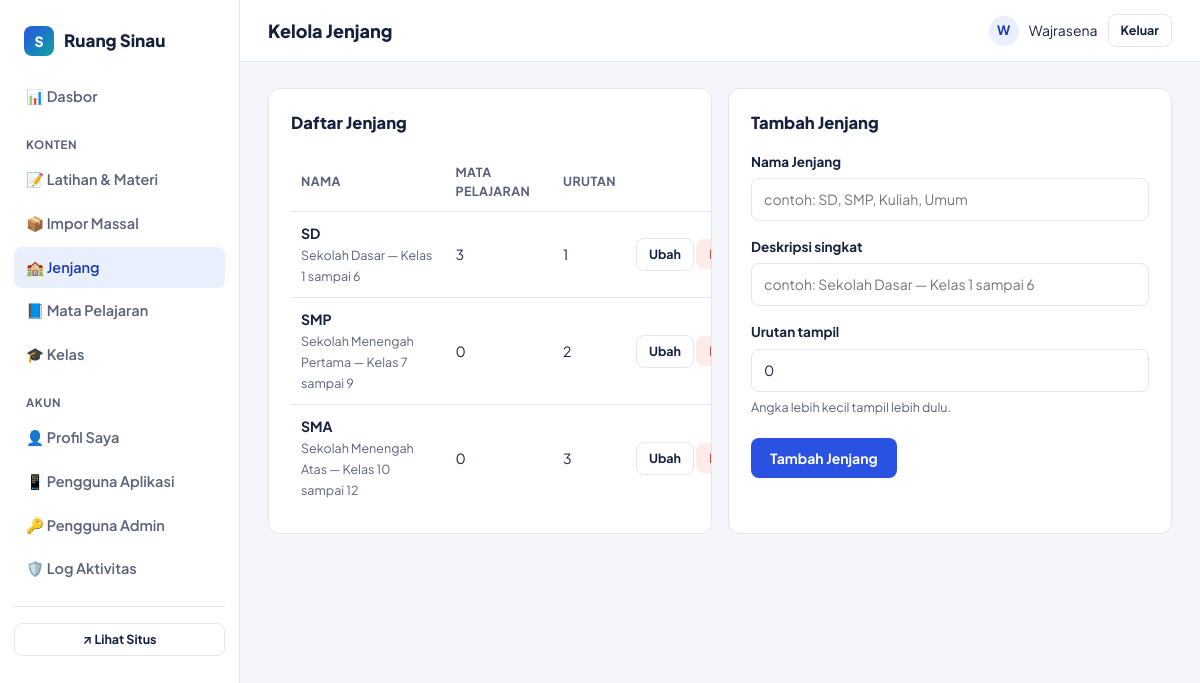
The page /admin/jenjang.php (signed in) on the database its author committed.
### tables this page shows
CREATE TABLE IF NOT EXISTS jenjang (
    id          INT UNSIGNED AUTO_INCREMENT PRIMARY KEY,
    nama        VARCHAR(60)  NOT NULL,
    slug        VARCHAR(60)  NOT NULL UNIQUE,
    deskripsi   VARCHAR(255) NULL,
    urutan      INT UNSIGNED NOT NULL DEFAULT 0,
    created_at  DATETIME NOT NULL DEFAULT CURRENT_TIMESTAMP
);

### includes/functions.php (called while the page is built, shortened)
<?php
require_once __DIR__ . '/db.php';
function h(?string $value): string
{
    return htmlspecialchars($value ?? '', ENT_QUOTES, 'UTF-8');
}
function url_publik(string $path = ''): string
{
    return rtrim(APP_URL, '/') . '/' . ltrim($path, '/');
}

### includes/db.php (called while the page is built, shortened)
<?php
function db(): PDO
{
    static $pdo = null;
    if ($pdo === null) {
        $dsn = 'mysql:host=' . DB_HOST . ';dbname=' . DB_NAME . ';charset=' . DB_CHARSET;
        $options = [
            PDO::ATTR_ERRMODE            => PDO::ERRMODE_EXCEPTION,
            PDO::ATTR_DEFAULT_FETCH_MODE => PDO::FETCH_ASSOC,
            PDO::ATTR_EMULATE_PREPARES   => false,
        ];
        try {
            $pdo = new PDO($dsn, DB_USER, DB_PASS, $options);
        } catch (PDOException $e) {
            error_log('Koneksi database gagal: ' . $e->getMessage());
            http_response_code(500);
            if (APP_ENV === 'production') {
                die('Situs sedang mengalami gangguan. Silakan coba beberapa saat lagi.');
            }
            die('Koneksi database gagal: ' . $e->getMessage());
        }
    }
    return $pdo;
}

### includes/auth.php (called while the page is built, shortened)
<?php
require_once __DIR__ . '/functions.php';
function admin_saat_ini(): ?array
{
    static $cache = null;
    if ($cache === null) {
        $stmt = db()->prepare('SELECT id, username, nama, peran, aktif FROM admin_users WHERE id = :id');
        $stmt->execute(['id' => $_SESSION['admin_id']]);
        $cache = $stmt->fetch() ?: null;
    }
    return $cache;
}

### admin/includes/bootstrap.php (called while the page is built, shortened)
<?php
require_once __DIR__ . '/../../includes/functions.php';
require_once __DIR__ . '/../../includes/auth.php';
$admin = admin_saat_ini();

### admin/jenjang.php (the view, shortened to what this page needs)
<?php
require_once __DIR__ . '/includes/bootstrap.php';
$pdo = db();
$dataEdit = null;
$daftarJenjang = $pdo->query(
    "SELECT j.*, (SELECT COUNT(*) FROM mapel m WHERE m.jenjang_id = j.id) AS jumlah_mapel
     FROM jenjang j ORDER BY j.urutan, j.nama"
)->fetchAll();
$judul_admin = 'Kelola Jenjang';
$menuAktif = 'jenjang';
require __DIR__ . '/includes/admin_header.php';
?>
<div class="form-2col">
    <div class="panel">
        <div class="panel-head"><h2>Daftar Jenjang</h2></div>
        <?php if ($daftarJenjang): ?>
        <table class="tabel">
            <thead><tr><th>Nama</th><th>Mata Pelajaran</th><th>Urutan</th><th></th></tr></thead>
            <tbody>
            <?php foreach ($daftarJenjang as $j): ?>
                <tr>
                    <td><strong><?= h($j['nama']) ?></strong><br><span style="color:var(--muted); font-size:12.5px;"><?= h($j['deskripsi']) ?></span></td>
                    <td><?= (int)$j['jumlah_mapel'] ?></td>
                    <td><?= (int)$j['urutan'] ?></td>
                    <td class="aksi">
                        <a href="?edit=<?= (int)$j['id'] ?>" class="btn btn-outline btn-sm">Ubah</a>
                        <form method="post" style="display:inline;" onsubmit="return confirm('Hapus jenjang &quot;<?= h(addslashes($j['nama'])) ?>&quot;? Semua mata pelajaran, kelas, dan konten di dalamnya juga akan terhapus.');">
                            <button type="submit" class="btn btn-danger btn-sm">Hapus</button>
                        </form>
                    </td>
                </tr>
            <?php endforeach; ?>
            </tbody>
        </table>
        <?php else: ?>
            <p class="kosong-admin">Belum ada jenjang.</p>
        <?php endif; ?>
    </div>
    <div class="panel">
        <div class="panel-head"><h2><?= $dataEdit ? 'Ubah Jenjang' : 'Tambah Jenjang' ?></h2></div>
        <form method="post" class="form-grid">
            <div class="form-row">
                <label for="nama">Nama Jenjang</label>
                <input type="text" id="nama" name="nama" required placeholder="contoh: SD, SMP, Kuliah, Umum"
                       value="<?= h($dataEdit['nama'] ?? '') ?>">
            </div>
            <div class="form-row">
                <label for="deskripsi">Deskripsi singkat</label>
                <input type="text" id="deskripsi" name="deskripsi" placeholder="contoh: Sekolah Dasar — Kelas 1 sampai 6"
                       value="<?= h($dataEdit['deskripsi'] ?? '') ?>">
            </div>
            <div class="form-row">
                <label for="urutan">Urutan tampil</label>
                <input type="number" id="urutan" name="urutan" value="<?= (int)($dataEdit['urutan'] ?? 0) ?>">
                <span class="bantuan">Angka lebih kecil tampil lebih dulu.</span>
            </div>
            <div class="form-actions">
                <button type="submit" class="btn btn-primary"><?= $dataEdit ? 'Simpan Perubahan' : 'Tambah Jenjang' ?></button>
            </div>
        </form>
    </div>
</div>
<?php require __DIR__ . '/includes/admin_footer.php'; ?>

### admin/includes/admin_header.php (shortened to what this page needs)
<?php
$judul_admin = $judul_admin ?? 'Dasbor';
$menuAktif = $menuAktif ?? '';
?>
<!DOCTYPE html>
<html lang="id">
<head>
<link rel="stylesheet" href="<?= h(url_publik('assets/css/admin.css')) ?>">
</head>
<body>
<div class="admin-shell">
    <aside class="sidebar">
        <div class="brand">
            <span class="mark">S</span>
            <span><?= h(APP_NAME) ?></span>
        </div>
        <nav>
            <a href="index.php" class="<?= $menuAktif === 'dasbor' ? 'aktif' : '' ?>">📊 Dasbor</a>
            <div class="grup-label">Konten</div>
            <a href="topik.php" class="<?= $menuAktif === 'topik' ? 'aktif' : '' ?>">📝 Latihan &amp; Materi</a>
            <a href="impor_massal.php" class="<?= $menuAktif === 'impor' ? 'aktif' : '' ?>">📦 Impor Massal</a>
            <a href="jenjang.php" class="<?= $menuAktif === 'jenjang' ? 'aktif' : '' ?>">🏫 Jenjang</a>
            <a href="mapel.php" class="<?= $menuAktif === 'mapel' ? 'aktif' : '' ?>">📘 Mata Pelajaran</a>
            <a href="kelas.php" class="<?= $menuAktif === 'kelas' ? 'aktif' : '' ?>">🎓 Kelas</a>
            <div class="grup-label">Akun</div>
            <a href="profil.php" class="<?= $menuAktif === 'profil' ? 'aktif' : '' ?>">👤 Profil Saya</a>
            <a href="pengguna_app.php" class="<?= $menuAktif === 'pengguna_app' ? 'aktif' : '' ?>">📱 Pengguna Aplikasi</a>
            <?php if ($admin['peran'] === 'super_admin'): ?>
            <a href="users.php" class="<?= $menuAktif === 'users' ? 'aktif' : '' ?>">🔑 Pengguna Admin</a>
            <a href="log.php" class="<?= $menuAktif === 'log' ? 'aktif' : '' ?>">🛡️ Log Aktivitas</a>
            <?php endif; ?>
        </nav>
        <div class="lihat-situs">
            <a href="<?= h(url_publik('index.php')) ?>" target="_blank" class="btn btn-outline btn-sm" style="width:100%;">↗ Lihat Situs</a>
        </div>
    </aside>
    <div class="admin-main">
        <div class="admin-topbar">
            <h1><?= h($judul_admin) ?></h1>
            <div class="admin-user">
                <div class="avatar"><?= h(strtoupper(substr($admin['nama'], 0, 1))) ?></div>
                <span><?= h($admin['nama']) ?></span>
                <a href="logout.php" class="btn btn-outline btn-sm">Keluar</a>
            </div>
        </div>
        <div class="admin-content">

### rows shown on the page
jenjang: nama "SD", deskripsi "Sekolah Dasar — Kelas 1 sampai 6", jumlah_mapel "3", urutan "1"
jenjang: nama "SMP", deskripsi "Sekolah Menengah Pertama — Kelas 7 sampai 9", jumlah_mapel "0", urutan "2"
jenjang: nama "SMA", deskripsi "Sekolah Menengah Atas — Kelas 10 sampai 12", jumlah_mapel "0", urutan "3"

### other values the page prints
APP_NAME "Ruang Sinau"
$judul_admin "Kelola Jenjang"
substr($admin['nama'], 0, 1) "W"
$admin['nama'] "Wajrasena"
